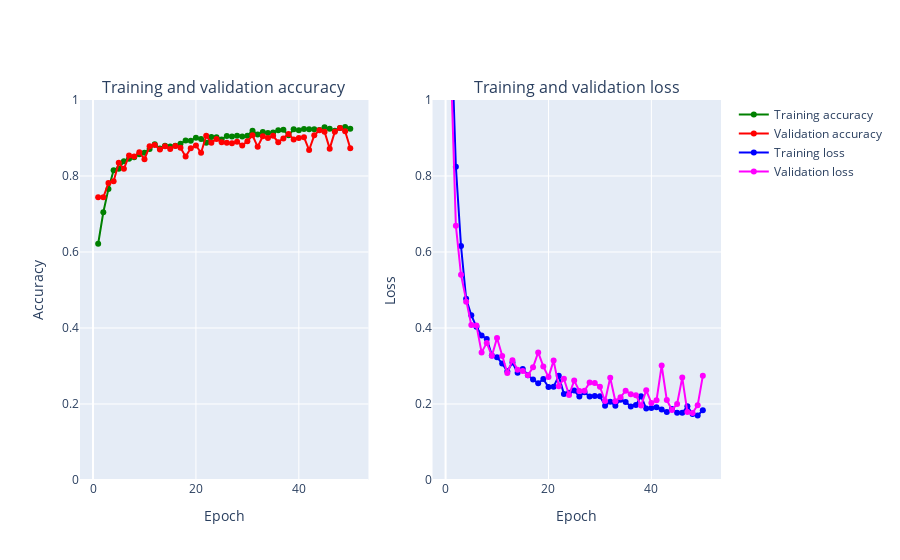

Write notebook code for a chart like this one.
### Code cell
plot_accuracy_and_loss(train_model3)

### Figure 1 — Plotly figure (JSON) as saved in the notebook; plotly's stock layout.template omitted (floating-point values rounded to 4 significant figures)
{"data": [{"marker": {"color": "Green"}, "mode": "markers+lines", "name": "Training accuracy", "text": ["1", "2", "3", "4", "5", "6", "7", "8", "9", "10", "11", "12", "13", "14", "15", "16", "17", "18", "19", "20", "21", "22", "23", "24", "25", "26", "27", "28", "29", "30", "31", "32", "33", "34", "35", "36", "37", "38", "39", "40", "41", "42", "43", "44", "45", "46", "47", "48", "49", "50"], "type": "scatter", "x": [1, 2, 3, 4, 5, 6, 7, 8, 9, 10, 11, 12, 13, 14, 15, 16, 17, 18, 19, 20, 21, 22, 23, 24, 25, 26, 27, 28, 29, 30, 31, 32, 33, 34, 35, 36, 37, 38, 39, 40, 41, 42, 43, 44, 45, 46, 47, 48, 49, 50], "xaxis": "x", "y": [0.6216, 0.7044, 0.7661, 0.815, 0.8193, 0.8386, 0.8453, 0.8495, 0.8574, 0.8613, 0.871, 0.8837, 0.8725, 0.8794, 0.8773, 0.8794, 0.8852, 0.8933, 0.8927, 0.9009, 0.8972, 0.8873, 0.9027, 0.9021, 0.8963, 0.9054, 0.9042, 0.906, 0.9039, 0.9057, 0.9193, 0.909, 0.9157, 0.913, 0.9148, 0.9205, 0.9217, 0.9069, 0.9229, 0.9202, 0.9238, 0.9229, 0.9229, 0.9208, 0.9284, 0.9241, 0.9193, 0.9266, 0.929, 0.9241], "yaxis": "y"}, {"marker": {"color": "Red"}, "mode": "markers+lines", "name": "Validation accuracy", "text": ["1", "2", "3", "4", "5", "6", "7", "8", "9", "10", "11", "12", "13", "14", "15", "16", "17", "18", "19", "20", "21", "22", "23", "24", "25", "26", "27", "28", "29", "30", "31", "32", "33", "34", "35", "36", "37", "38", "39", "40", "41", "42", "43", "44", "45", "46", "47", "48", "49", "50"], "type": "scatter", "x": [1, 2, 3, 4, 5, 6, 7, 8, 9, 10, 11, 12, 13, 14, 15, 16, 17, 18, 19, 20, 21, 22, 23, 24, 25, 26, 27, 28, 29, 30, 31, 32, 33, 34, 35, 36, 37, 38, 39, 40, 41, 42, 43, 44, 45, 46, 47, 48, 49, 50], "xaxis": "x", "y": [0.744, 0.744, 0.7814, 0.7862, 0.8345, 0.8188, 0.8539, 0.8514, 0.8623, 0.8442, 0.878, 0.8816, 0.8696, 0.878, 0.8708, 0.8792, 0.8744, 0.8514, 0.8732, 0.8804, 0.8611, 0.9058, 0.8877, 0.8973, 0.8889, 0.8877, 0.8865, 0.8901, 0.8804, 0.8913, 0.907, 0.8768, 0.9046, 0.8998, 0.9058, 0.8889, 0.8986, 0.9106, 0.8961, 0.8998, 0.9022, 0.8684, 0.907, 0.9203, 0.9167, 0.872, 0.9167, 0.9263, 0.9179, 0.8732], "yaxis": "y"}, {"marker": {"color": "Blue"}, "mode": "markers+lines", "name": "Training loss", "text": ["1", "2", "3", "4", "5", "6", "7", "8", "9", "10", "11", "12", "13", "14", "15", "16", "17", "18", "19", "20", "21", "22", "23", "24", "25", "26", "27", "28", "29", "30", "31", "32", "33", "34", "35", "36", "37", "38", "39", "40", "41", "42", "43", "44", "45", "46", "47", "48", "49", "50"], "type": "scatter", "x": [1, 2, 3, 4, 5, 6, 7, 8, 9, 10, 11, 12, 13, 14, 15, 16, 17, 18, 19, 20, 21, 22, 23, 24, 25, 26, 27, 28, 29, 30, 31, 32, 33, 34, 35, 36, 37, 38, 39, 40, 41, 42, 43, 44, 45, 46, 47, 48, 49, 50], "xaxis": "x2", "y": [1.229, 0.8244, 0.6158, 0.477, 0.4336, 0.4032, 0.3803, 0.3711, 0.3278, 0.3231, 0.3064, 0.2859, 0.3091, 0.282, 0.2924, 0.2758, 0.2646, 0.2544, 0.2655, 0.2447, 0.2457, 0.274, 0.226, 0.2295, 0.2352, 0.2194, 0.2311, 0.2198, 0.2208, 0.2201, 0.1957, 0.2059, 0.1955, 0.2115, 0.2051, 0.1935, 0.1971, 0.2206, 0.1879, 0.1894, 0.1912, 0.1857, 0.1787, 0.1867, 0.177, 0.1768, 0.194, 0.1734, 0.1699, 0.1834], "yaxis": "y2"}, {"marker": {"color": "Magenta"}, "mode": "markers+lines", "name": "Validation loss", "text": ["1", "2", "3", "4", "5", "6", "7", "8", "9", "10", "11", "12", "13", "14", "15", "16", "17", "18", "19", "20", "21", "22", "23", "24", "25", "26", "27", "28", "29", "30", "31", "32", "33", "34", "35", "36", "37", "38", "39", "40", "41", "42", "43", "44", "45", "46", "47", "48", "49", "50"], "type": "scatter", "x": [1, 2, 3, 4, 5, 6, 7, 8, 9, 10, 11, 12, 13, 14, 15, 16, 17, 18, 19, 20, 21, 22, 23, 24, 25, 26, 27, 28, 29, 30, 31, 32, 33, 34, 35, 36, 37, 38, 39, 40, 41, 42, 43, 44, 45, 46, 47, 48, 49, 50], "xaxis": "x2", "y": [1.107, 0.6693, 0.5402, 0.4688, 0.4076, 0.4064, 0.3358, 0.3608, 0.3267, 0.3738, 0.3263, 0.2818, 0.3153, 0.2903, 0.287, 0.2754, 0.2966, 0.3357, 0.2989, 0.2708, 0.3142, 0.247, 0.2665, 0.2238, 0.2615, 0.2341, 0.2349, 0.2565, 0.2551, 0.2451, 0.2079, 0.2689, 0.207, 0.2176, 0.2351, 0.2256, 0.2231, 0.1959, 0.2359, 0.2028, 0.2098, 0.3013, 0.2103, 0.1841, 0.1998, 0.2695, 0.1787, 0.1765, 0.1968, 0.2742], "yaxis": "y2"}], "layout": {"annotations": [{"font": {"size": 16}, "showarrow": false, "text": "Training and validation accuracy", "x": 0.225, "xanchor": "center", "xref": "paper", "y": 1, "yanchor": "bottom", "yref": "paper"}, {"font": {"size": 16}, "showarrow": false, "text": "Training and validation loss", "x": 0.775, "xanchor": "center", "xref": "paper", "y": 1, "yanchor": "bottom", "yref": "paper"}], "xaxis": {"anchor": "y", "domain": [0, 0.45], "title": {"text": "Epoch"}}, "xaxis2": {"anchor": "y2", "domain": [0.55, 1], "title": {"text": "Epoch"}}, "yaxis": {"anchor": "x", "domain": [0, 1], "range": [0, 1], "title": {"text": "Accuracy"}}, "yaxis2": {"anchor": "x2", "domain": [0, 1], "range": [0, 1], "title": {"text": "Loss"}}}}
